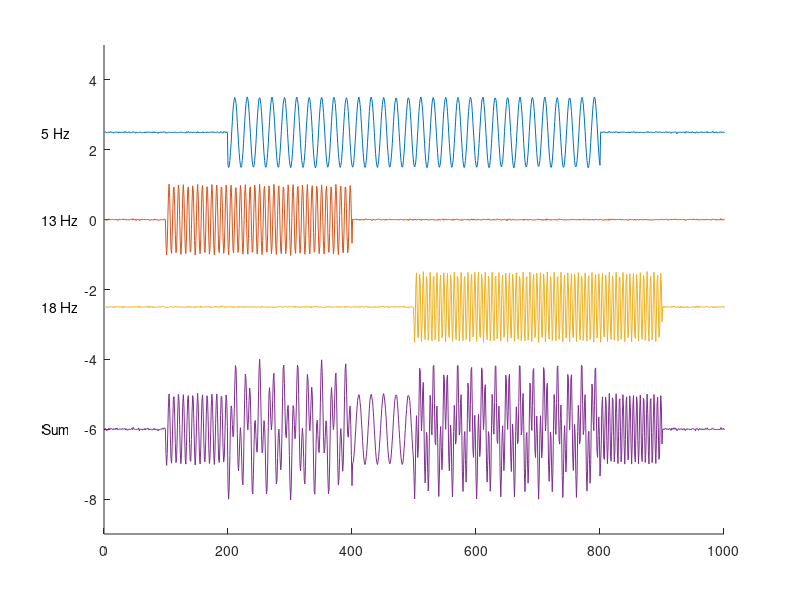

The MATLAB source for this figure: (Note: this script raises an error after producing the figure.)
%% %%%%%%%%%%%%%%%%%%%%%%%%%%%%%%%%%%%%%%%%%%%%%%%%%%%%%%%%%%%%%%%%%%%%%%%
%                                                                        %
%                   EXAMPLE 2: TIME FREQUENCY ANALYSIS                   %
%                                                                        %
%%%%%%%%%%%%%%%%%%%%%%%%%%%%%%%%%%%%%%%%%%%%%%%%%%%%%%%%%%%%%%%%%%%%%%%%%%

% The following code is adapted from a tutorial provided by Mike X. Cohen
% on his website. The purpose of this tutorial is to highlight the effects
% of limits and scaling on visualization of time-freq data. We will use the
% dataset and wavelet method in the original tutorial. The tutorial can be
% found here: 
%
%     http://mikexcohen.com/lecturelets/whichbaseline/whichbaseline.html
%
% The data (provided by Mike) can be found here:
% 
% http://mikexcohen.com/book/AnalyzingNeuralTimeSeriesData_MatlabCode.zip
%
% His book, Analzyzing Neural Time Series Data, is an excellent resource for
% anyone working on EEG analysis:
%
% https://mitpress.mit.edu/books/analyzing-neural-time-series-data
%
% Code rewritten by: Justin Brantley
% email: justin dot a dot brantley at gmail dot com

clc
clear
close all;

% Simulated data - three frequencies
fs         = 100;        % sampling rate
move_freq  = [5 13 18];  % frequencies
Tau        = 10;         % time constant
time_vec   = 0:1/fs:Tau; % time vector
amplitude  = [-1;0;1];   % Amplitude of sinewave
burst_time = [2 8;       % Busrts of sinewave
              1 4;
              5 9];
          
% Generate matrix of Gaussian random noise:
swave = 0.01.*randn(3,length(time_vec));
% Add sine wave to noise matrix
for ii = 1:size(swave,1)
    xx   = burst_time(ii,1)*fs:burst_time(ii,2)*fs;
    s1    =  cos(move_freq(ii)*2*pi*time_vec(xx)+pi);
    swave(ii,xx) = swave(ii,xx) + s1;
end

% Plot sinewaves - the offsets are arbitrary and only for visualization
figure('color','w'); hold on; 
plot(swave(1,:) + 2.5); text(-1*fs,2.5,'5 Hz') % 5 hz
plot(swave(2,:) + 0  ); text(-1*fs, 0 ,'13 Hz') % 13 Hz
plot(swave(3,:) - 2.5); text(-1*fs,-2.5,'18 Hz') % 18 Hz
plot(sum(swave,1) - 6); text(-1*fs,-6,'Sum') % Sum of all three

% Clean up figure
xlim([0 Tau*fs])
ylim([-9 5]); 
ax = gca;
ax.XColor = 'none'; ax.YColor = 'none';
% % If you prefer a legend:
% leg = legend({'5 Hz','13 Hz','18 Hz','Sum'});
% leg.Location = 'northoutside';
% leg.Orientation = 'horizontal';
% leg.Box = 'off';

export_fig figuretutorial2_fig1.png -png -r300
%% Run spectogram
% Define spectrogram parameters
winSize = fs;
winOverlap = winSize - 1;
nfft = 1024;
minFreq = 1; % Min frequency for TF
maxFreq = 25; % Max frequency for TF

% Run spectrogram 
[tfmap,allfreq,time] = spectrogram(sum(swave,1),hann(winSize),winOverlap,nfft,fs,'reassign','yaxis');
freqIDX = find((allfreq<=maxFreq).*(allfreq>=minFreq));
tfmap   = tfmap(freqIDX,:);
freq    = allfreq(freqIDX);

% Plot time freq results
figure('color','w');

% Plot time series
ax1 = axes('position',[0.1 0.8 0.75 0.15]);
sumwave = sum(swave,1);
pp = plot(sumwave(0.5*fs:end-0.5*fs),'k'); xlim([0 length(pp.XData)]); 
ax1.XColor = 'none'; ax1.YColor = 'none';

% Plot time freq
ax2 = axes('position',[0.1 0.05 0.77 0.7]);
ss = surface(1:size(tfmap,2),freq,(abs(tfmap).^2)); ss.EdgeColor= 'none';
%contourf(1:size(tfmap,2),freq,(abs(tfmap).^2),40,'linecolor','none');

% Clean up
ax2.XTick = [];
ax2.YLabel.String = 'Frequency (Hz)';
ax2.XLabel.String = 'Time';
ax2.Box = 'on';
ax2.XLim = [1 size(tfmap,2)];
ax2.YLim = [minFreq+.1 maxFreq];

% Color bar 
cc = colorbar;
cc.Position(1) = .9;

export_fig figuretutorial2_fig2.png -png -r300

%% Change color - using divergent from before
colorscale = flipud(cbrewer('div','RdBu',100));
colorscale(colorscale < 0) = 0;
ax2.Colormap = colorscale;

export_fig figuretutorial2_fig3.png -png -r300

%% Change color - using sequential from before
colorscale = cbrewer('seq','Oranges',100);
colorscale(colorscale < 0) = 0;
ax2.Colormap = colorscale;

export_fig figuretutorial2_fig4.png -png -r300

%% Rescale data by subtracting mean across time
% This is known as an ERSP (event related spectral perturbation) in EEG
% analysis. Normally computed in log scale
ERSP = abs(tfmap).^2 - mean((abs(tfmap).^2),2);
ss.CData = ERSP;
% Update colorbar
minVal = min(ERSP(:));
maxVal = max(ERSP(:));
cc.Limits = [minVal maxVal];

%% Change back to divergent color scale
colorscale = flipud(cbrewer('div','RdBu',100));
colorscale(colorscale < 0) = 0;
ax2.Colormap = colorscale;

export_fig figuretutorial2_fig5.png -png -r300

%% What if the (+) and (-) values werent quite symmetric? 
ERSP2 = ERSP;
ERSP2(ERSP<0) = ERSP(ERSP<0)*0.5;
ss.CData = ERSP2;
% Update colorbar
minVal2 = min(ERSP2(:));
maxVal2 = max(ERSP2(:));
cc.Limits = [minVal2 maxVal2];

export_fig figuretutorial2_fig6.png -png -r300

%% Instead, we will compute the maximum of the min and max values
absMaxVal = max([abs(minVal2) abs(maxVal2)]);
ax2.CLim  = [-absMaxVal absMaxVal];
cc.Limits = [-absMaxVal absMaxVal];

%% Instead, we will compute the maximum of the min and max values
absMaxVal = max([abs(minVal) abs(maxVal)]);
ss.CData = ERSP;
ax2.CLim  = [-absMaxVal absMaxVal];
cc.Limits = [-absMaxVal absMaxVal];


%% %%%%%%%%%%%%%%%%%%%%%%%%%%%%%%%%%%%%%%%%%%%%%%%%%%%%%%%%%%%%%%%%%%%%%%%
%                                                                        %
%                      BEGIN MIKE COHEN CODE                             %
%                                                                        %
%%%%%%%%%%%%%%%%%%%%%%%%%%%%%%%%%%%%%%%%%%%%%%%%%%%%%%%%%%%%%%%%%%%%%%%%%%

clc
clear
close all;

% Now, Lets look at some real EEG
load(fullfile('data','sampleEEGdata.mat'));

% specify baseline periods for dB-conversion
baseline_windows = [ -500 -200;
                     -100    0;
                       -1000 1000;% 0  300;
                     -800    0;
                   ];
               
% convert baseline time into indices
baseidx = reshape( dsearchn(EEG.times',baseline_windows(:)), [],2);

%% setup wavelet parameters

% frequency parameters
min_freq =  2;
max_freq = 30;
num_frex = 40;
frex = linspace(min_freq,max_freq,num_frex);

% which channel to plot
channel2use = 'o1';

% other wavelet parameters
range_cycles = [ 4 10 ];

s = logspace(log10(range_cycles(1)),log10(range_cycles(end)),num_frex) ./ (2*pi*frex);
wavtime = -2:1/EEG.srate:2;
half_wave = (length(wavtime)-1)/2;

% FFT parameters
nWave = length(wavtime);
nData = EEG.pnts * EEG.trials;
nConv = nWave + nData - 1;

% now compute the FFT of all trials concatenated
alldata = reshape( EEG.data(strcmpi(channel2use,{EEG.chanlocs.labels}),:,:) ,1,[]);
dataX   = fft( alldata ,nConv );

% initialize output time-frequency data
tf = zeros(size(baseidx,1),length(frex),EEG.pnts);

%% now perform convolution

% loop over frequencies
for fi=1:length(frex)
    
    % create wavelet and get its FFT
    wavelet  = exp(2*1i*pi*frex(fi).*wavtime) .* exp(-wavtime.^2./(2*s(fi)^2));
    waveletX = fft(wavelet,nConv);
    waveletX = waveletX ./ max(waveletX);
    
    % now run convolution in one step
    as = ifft(waveletX .* dataX);
    as = as(half_wave+1:end-half_wave);
    
    % and reshape back to time X trials
    as = reshape( as, EEG.pnts, EEG.trials );
    
    % compute power and average over trials
    tf(4,fi,:) = mean( abs(as).^2 ,2);
end

% db conversion and plot results

% define color limits
climdb  = [-3 3]; 
climpct = [-90 90];

% create new matrix for percent change
tfpct = zeros(size(tf));

for basei=1:size(tf,1)
    
    activity = tf(4,:,:);
    baseline = mean( tf(4,:,baseidx(basei,1):baseidx(basei,2)) ,3);
    
    % decibel
    tf(basei,:,:) = 10*log10( bsxfun(@rdivide, activity, baseline) );
    
    % percent change
    tfpct(basei,:,:) = 100 * bsxfun(@rdivide, bsxfun(@minus,activity,baseline), baseline);
end


%% plot results - no control for color limits
for basei=1:size(baseline_windows,1)
    
    % first plot dB
    figure(1), subplot(2,2,basei)
  
    contourf(EEG.times,frex,squeeze(tf(basei,:,:)),40,'linecolor','none')
    % JB EDIT:
    %set(gca,'clim',climdb,'ydir','normal','xlim',[-300 1000])
    set(gca,'ydir','normal','xlim',[-300 1000])
    cbar = colorbar;
    cbar.Label.String = 'dB';
    cbar.Label.Rotation = 0;
    cbar.Label.FontWeight = 'b';
    set(gcf,'color','w');
    % end JB EDIT
    
    title([ 'DB baseline of ' num2str(baseline_windows(basei,1)) ' to ' num2str(baseline_windows(basei,2)) ' ms' ])
    axtemp = gca;
    axtemp.Title.Position(2) = 31;
    
    % now plot percent change
    figure(2), subplot(2,2,basei)
    set(gcf,'color','w');
    contourf(EEG.times,frex,squeeze(tfpct(basei,:,:)),40,'linecolor','none')
    
    % JB EDIT:
    %set(gca,'clim',climpct,'ydir','normal','xlim',[-300 1000])
    set(gca,'ydir','normal','xlim',[-300 1000])
    cbar = colorbar;
    cbar.Label.String = '%';
    cbar.Label.Rotation = 0;
    cbar.Label.FontWeight = 'b';
    set(gcf,'color','w');
    % end JB EDIT
    
    title([ 'PCT baseline of ' num2str(baseline_windows(basei,1)) ' to ' num2str(baseline_windows(basei,2)) ' ms' ])
    axtemp = gca;
    axtemp.Title.Position(2) = 31;
    xlabel('Time (ms)'), ylabel('Frequency (Hz)')
end
%%
figure(1)
export_fig figuretutorial2_eegDB1.png -png -r300
figure(2)
export_fig figuretutorial2_eegpct1.png -png -r300

%% plot results - now control for color limits

for basei=1:size(baseline_windows,1)
    
    % first plot dB
    figure(3), subplot(2,2,basei)
   
    contourf(EEG.times,frex,squeeze(tf(basei,:,:)),40,'linecolor','none')
    set(gca,'clim',climdb,'ydir','normal','xlim',[-300 1000])
    % JB EDIT:
    cbar = colorbar;
    cbar.Label.String = 'dB';
    cbar.Label.Rotation = 0;
    cbar.Label.FontWeight = 'b';
    set(gcf,'color','w');
    % end JB EDIT
    
    title([ 'DB baseline of ' num2str(baseline_windows(basei,1)) ' to ' num2str(baseline_windows(basei,2)) ' ms' ])
    axtemp = gca;
    axtemp.Title.Position(2) = 31;
    xlabel('Time (ms)'), ylabel('Frequency (Hz)')
    
    % now plot percent change
    figure(4), subplot(2,2,basei)
    set(gcf,'color','w');
    contourf(EEG.times,frex,squeeze(tfpct(basei,:,:)),40,'linecolor','none')
    set(gca,'clim',climpct,'ydir','normal','xlim',[-300 1000])
    
    % JB EDIT:
    cbar = colorbar;
    cbar.Label.String = '%';
    cbar.Label.Rotation = 0;
    cbar.Label.FontWeight = 'b';
    set(gcf,'color','w');
    % end JB EDIT
    
    title([ 'PCT baseline of ' num2str(baseline_windows(basei,1)) ' to ' num2str(baseline_windows(basei,2)) ' ms' ])
    axtemp = gca;
    axtemp.Title.Position(2) = 31;
    xlabel('Time (ms)'), ylabel('Frequency (Hz)')
end

%%
figure(3)
export_fig figuretutorial2_eegDB2.png -png -r300

figure(4)
export_fig figuretutorial2_eegpct2.png -png -r300


%% plot results - change color scale

% JB EDIT:
colorscale = flipud(cbrewer('div','RdBu',100));
colorscale(colorscale < 0) = 0;

for basei=1:size(baseline_windows,1)
    
    % first plot dB
    figure(5), subplot(2,2,basei)
   
    contourf(EEG.times,frex,squeeze(tf(basei,:,:)),40,'linecolor','none')
    set(gca,'clim',climdb,'ydir','normal','xlim',[-300 1000])
    % JB EDIT:
    colormap(colorscale);
    cbar = colorbar;
    cbar.Label.String = 'dB';
    cbar.Label.Rotation = 0;
    cbar.Label.FontWeight = 'b';
    set(gcf,'color','w');
    % end JB EDIT
    
    title([ 'DB baseline of ' num2str(baseline_windows(basei,1)) ' to ' num2str(baseline_windows(basei,2)) ' ms' ])
    axtemp = gca;
    axtemp.Title.Position(2) = 31
    xlabel('Time (ms)'), ylabel('Frequency (Hz)')
    
    % now plot percent change
    figure(6), subplot(2,2,basei)
    set(gcf,'color','w');
    contourf(EEG.times,frex,squeeze(tfpct(basei,:,:)),40,'linecolor','none')
    set(gca,'clim',climpct,'ydir','normal','xlim',[-300 1000])
    
    % JB EDIT:
    colormap(colorscale);
    cbar = colorbar;
    cbar.Label.String = '%';
    cbar.Label.Rotation = 0;
    cbar.Label.FontWeight = 'b';
    set(gcf,'color','w');
    % end JB EDIT
    
    title([ 'PCT baseline of ' num2str(baseline_windows(basei,1)) ' to ' num2str(baseline_windows(basei,2)) ' ms' ])
    axtemp = gca;
    axtemp.Title.Position(2) = 31
    xlabel('Time (ms)'), ylabel('Frequency (Hz)')
end

%%
figure(5)
export_fig figuretutorial2_eegDB3.png -png -r300
figure(6)
export_fig figuretutorial2_eegpct3.png -png -r300
%% Finalize plot - JB edited

fig = figure('color','w');
ax = tight_subplot(2,2,[.05 .05],[.1 .1],[.1 .15]);
colorscale = flipud(cbrewer('div','RdBu',100));
colorscale(colorscale<0) = 0

for basei=1:size(baseline_windows,1)
    
    % first plot dB
    axes(ax(basei));
    box on;
    contourf(EEG.times,frex,squeeze(tf(basei,:,:)),40,'linecolor','none')
    set(gca,'clim',climdb,'ydir','normal','xlim',[-300 1000],'fontsize',9)
    
    % Add line to show show stimulus
    line([0 0],[min_freq max_freq],'color',0.5.*ones(3,1),'linestyle','--')
    
    % Add title to show baseline norm period
    title([ num2str(baseline_windows(basei,1)) ' to ' num2str(baseline_windows(basei,2)) ' ms' ])
    
    if basei < size(baseline_windows,1)-1
       ax(basei).XTickLabel = [];
    else
       ax(basei).XLabel.String = 'Time (ms)';
       ax(basei).XLabel.FontWeight = 'b';
    end
       
end

% Add title
ax_title = axes('position',[.4 .9 .2 .05]);
ax_title.Title.String = 'This Figure Explains Baseline Normalization in dB';
ax_title.Title.FontWeight = 'b';
ax_title.Title.FontSize = 12;
ax_title.Color = 'none';
ax_title.XColor = 'none';
ax_title.YColor = 'none';

% Change labels
ax(1).YLabel.String = 'Frequency (Hz)';
ax(1).YLabel.FontWeight = 'b';
ax(3).YLabel.String = 'Frequency (Hz)';
ax(3).YLabel.FontWeight = 'b';
ax(2).YTickLabels = [];
ax(4).YTickLabels = [];

% Add colorbar
ax_cbar = axes('position',[.85 .1 .01 .8]);
ax_cbar.FontSize = 9;
ax_cbar.XColor = 'none';
ax_cbar.YColor = 'none';
colormap(colorscale);
cbar = colorbar;
cbar.Limits = climdb;
ax_cbar.CLim = climdb;
cbar.Position(3) = .025;
cbar.Label.String = '(dB)';
cbar.Label.Rotation = 0;
cbar.Label.FontWeight = 'b';
cbar.Label.FontSize = 9;
cbar.Label.Position(1) = 3.5;
set(gcf,'color','w');

export_fig figuretutorial2_eegDBfinal.png -png -r300
